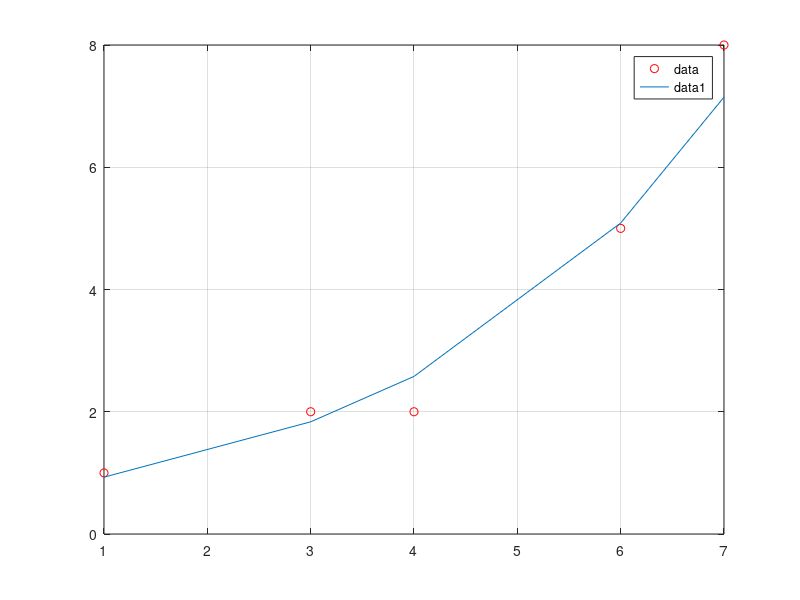

Source code (MATLAB):
#x=[83 71 64 69 69 64 68]
#y=[183 168 171 178 176 172 165]

#x=[2000 2001 2002 2003 2004 2005 2006 2006 2007 2008 2009 2010]
#y=[142 149 154 155 159 161 163 164 164 164 166 167]

x=[1 3 4 6 7]
y=[1 2 2 5 8]
N= length(x);

sum_x=sum(x);
sum_y=sum(y);
sum_x_square=sum(x.^2);
sum_ln_y=sum(log(y));
sum_ln_y_square=sum(log(y).^2);
sum_ln_y_x=sum(log(y).*x);

x_avg=sum_x/N;
ln_avg=sum_ln_y/N;

sxx=sum_x_square-(N*(x_avg ^2));
sxy= sum_ln_y_x-(N *x_avg *ln_avg);
#B= sxy/sxx;
B= exp(sxy/sxx);
#A= exp(ln_avg-(B*x_avg));
A= exp(ln_avg-(log(B)*x_avg));

y2=A*B.^x;
#y2=A*exp(B.*x);

plot(x,y,'or',x,y2);
grid on;
legend("data","data1");

syy=sum_ln_y_square-(N*(ln_avg ^2));

r=sxy/(sqrt(sxx)*sqrt(syy));

